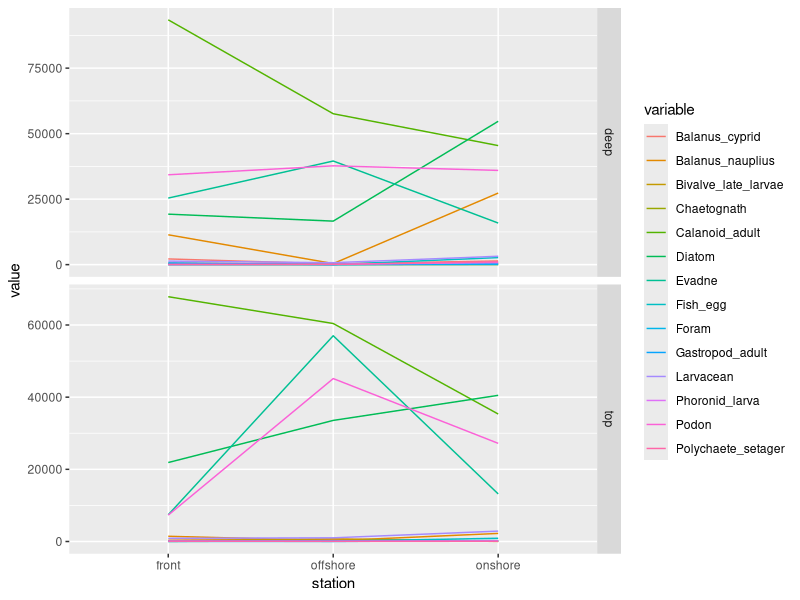
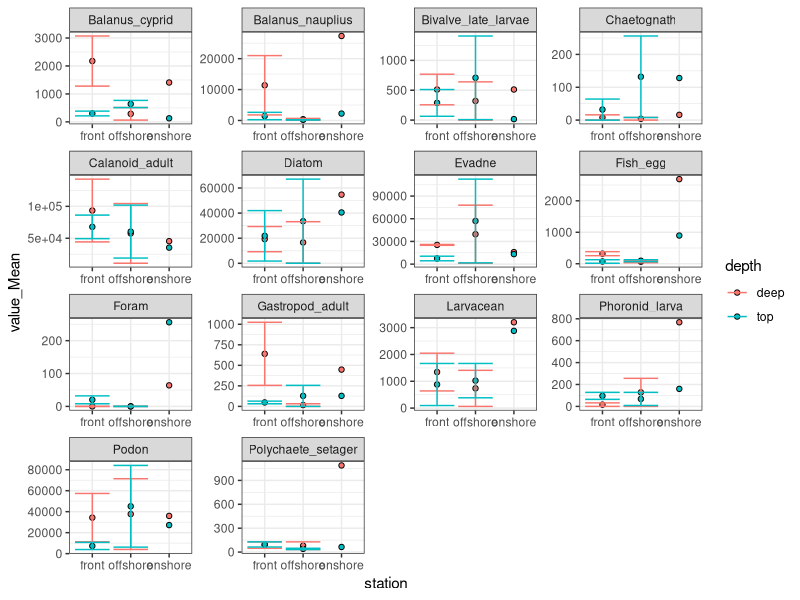
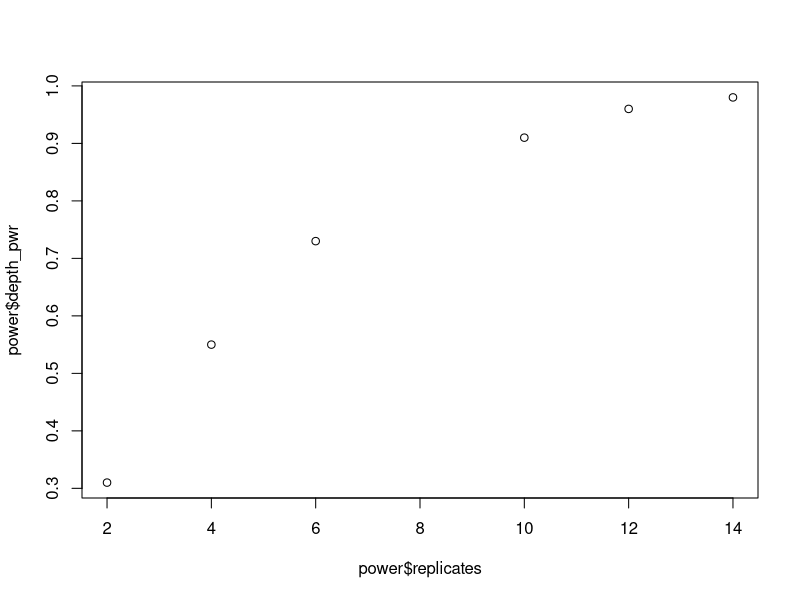
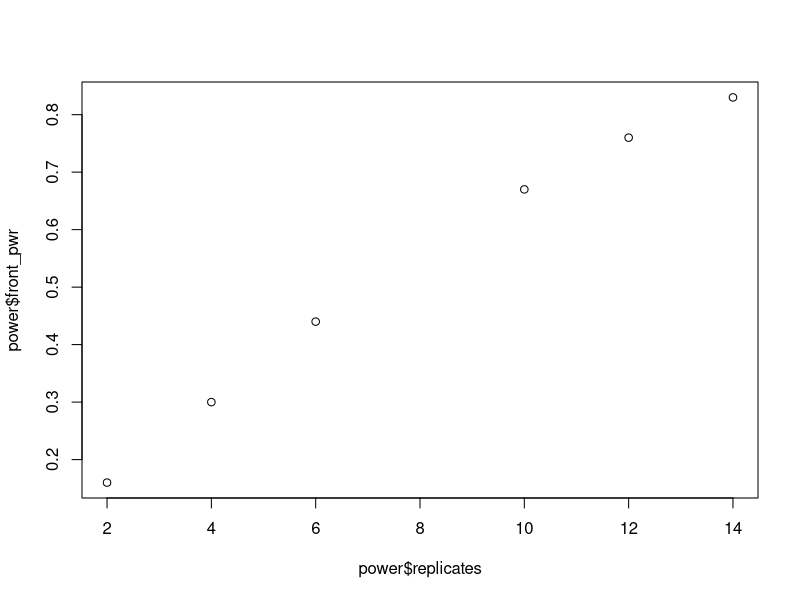
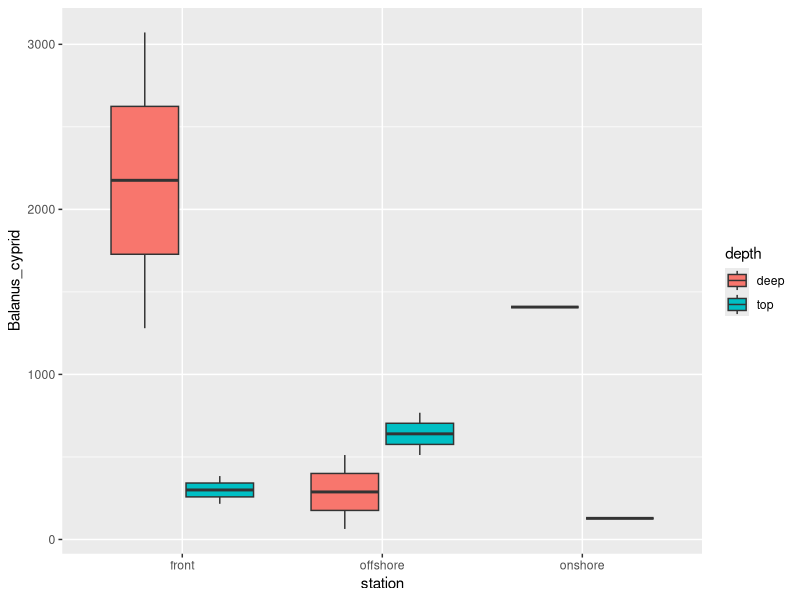
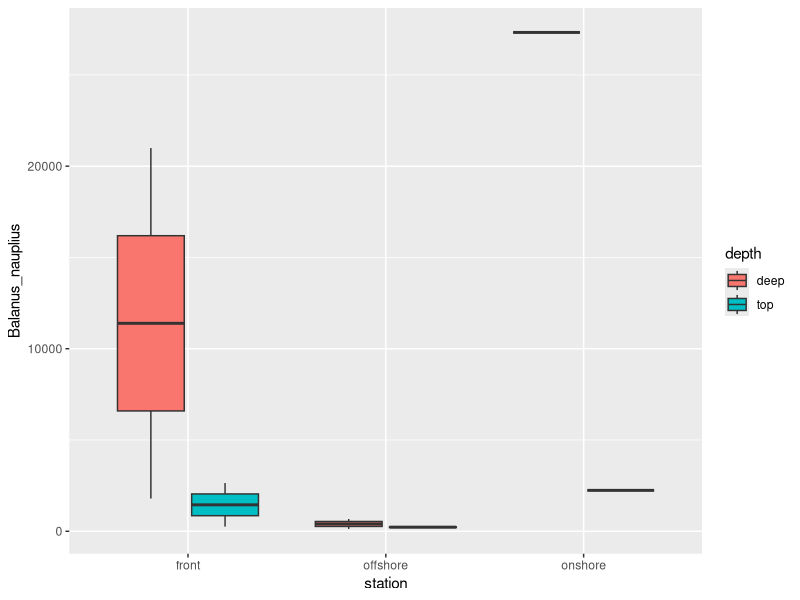
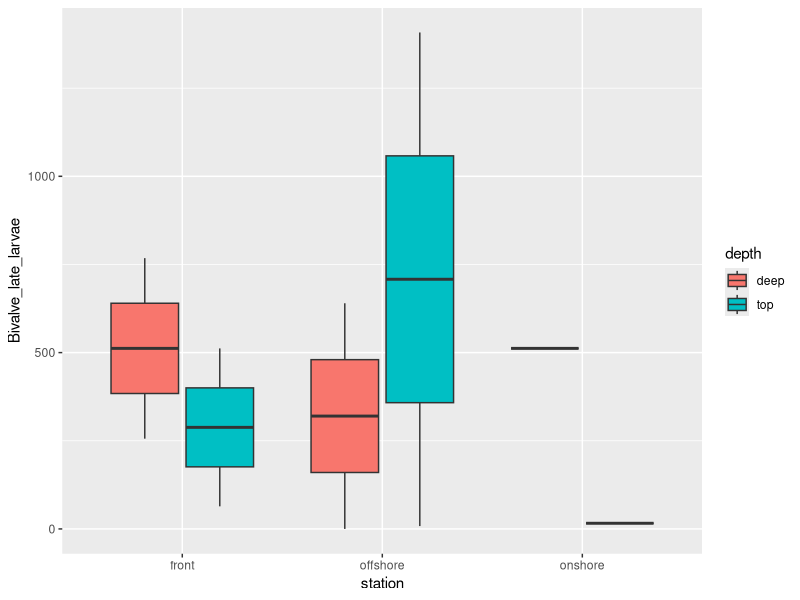
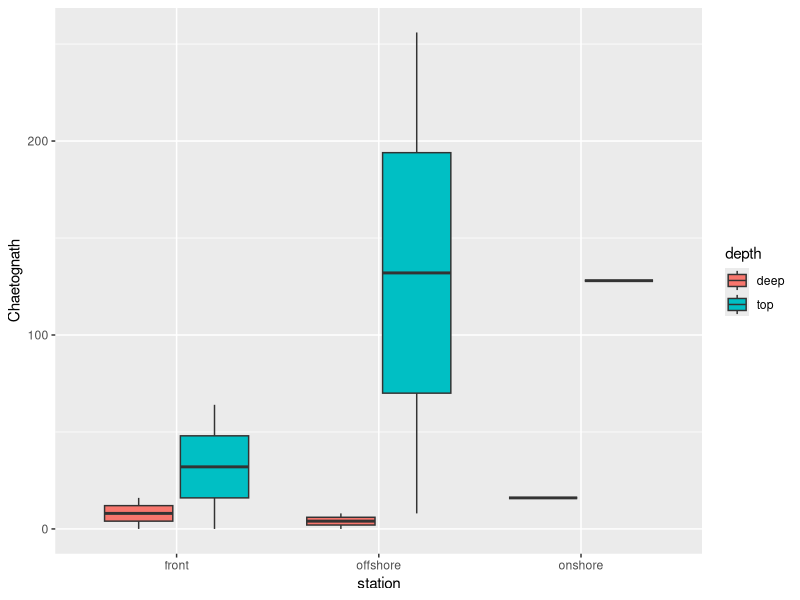

The R script that drew these images, in order:
#Exploratory plots of zooplankton data from Fronts study
#set up script
setwd("/Users/helenkilleen/Desktop/CODING/fronts/")
se <- function(x, ...)sd(x, na.rm = TRUE)/sqrt(sum(!is.na(x)))
# Tue Oct  8 15:54:13 2019 ------------------------------

#LIBRARIES
#==========
library(ggplot2)
library(dplyr)
#==========

#LOAD DATA
#=========
species <- read.csv("data/speciesCounts.csv")
species[is.na(species)]<-0
str(species)
#=========

#EXPLORE
#=========
#Power Analysis
#==========
power <- data.frame(replicates = c(2, 4, 6, 10, 12, 14),
          depth_pwr = c(.31, .55, .73, .91, .96, .98),
          front_pwr = c(.16, .30, .44, .67, .76, .83))
#Save depth power plot
jpeg(file = "figures/depth.pwr.jpg")
plot(power$replicates, power$depth_pwr)
dev.off()
#Save front position power plot
jpeg(file = "figures/front.pwr.jpg")
plot(power$replicates, power$front_pwr)
dev.off()
#=========
#Boxplots for most common species 
#=========
#create common species dataset
common <- select(species, "date", "tow", "station", "depth", "Balanus_cyprid", "Balanus_nauplius", "Bivalve_late_larvae", "Chaetognath", "Calanoid_adult", "Diatom", "Evadne", "Fish_egg", "Foram", "Gastropod_adult", "Larvacean", "Phoronid_larva", "Podon", "Polychaete_setager")
levels(common$station) <-c("onshore", "front", "offshore")

#create boxplots
x <- names(common)
x <- x[-c(1:4)]
results <- "figures/speciesByPosition/"

for ( spec in x ) {
    a <- ggplot(common, aes_string("station", spec, fill = "depth"))+
    geom_boxplot()
  ggsave(paste(results, spec, ".pdf", sep = ""))
}

common.m <- reshape2::melt(common, id.vars = c("date", "tow", "station", "depth"))

ggplot(common.m %>% dplyr::group_by(variable, station, depth) %>% summarize_if(.predicate = is.numeric, .fun = mean, na.rm = TRUE)) +
  # geom_point(aes(x = station, y = value, fill = variable), shape = 21) + facet_grid(depth ~ ., scales = 'free')
  geom_line(aes(x = station, y = value, color = variable, group = variable)) + facet_grid(depth ~ ., scales = 'free')

ggplot(common.m %>% dplyr::group_by(variable, station, depth) %>% summarize_if(.predicate = is.numeric, .fun = c(Mean = mean, SE = se), na.rm = TRUE)) +
  geom_point(aes(x = station, y = value_Mean, fill = depth), shape = 21) +
  geom_errorbar(aes(x = station, ymin = value_Mean - value_SE, ymax = value_Mean + value_SE, color = depth )) +
  facet_wrap(~variable, scales = 'free') + theme_bw()
